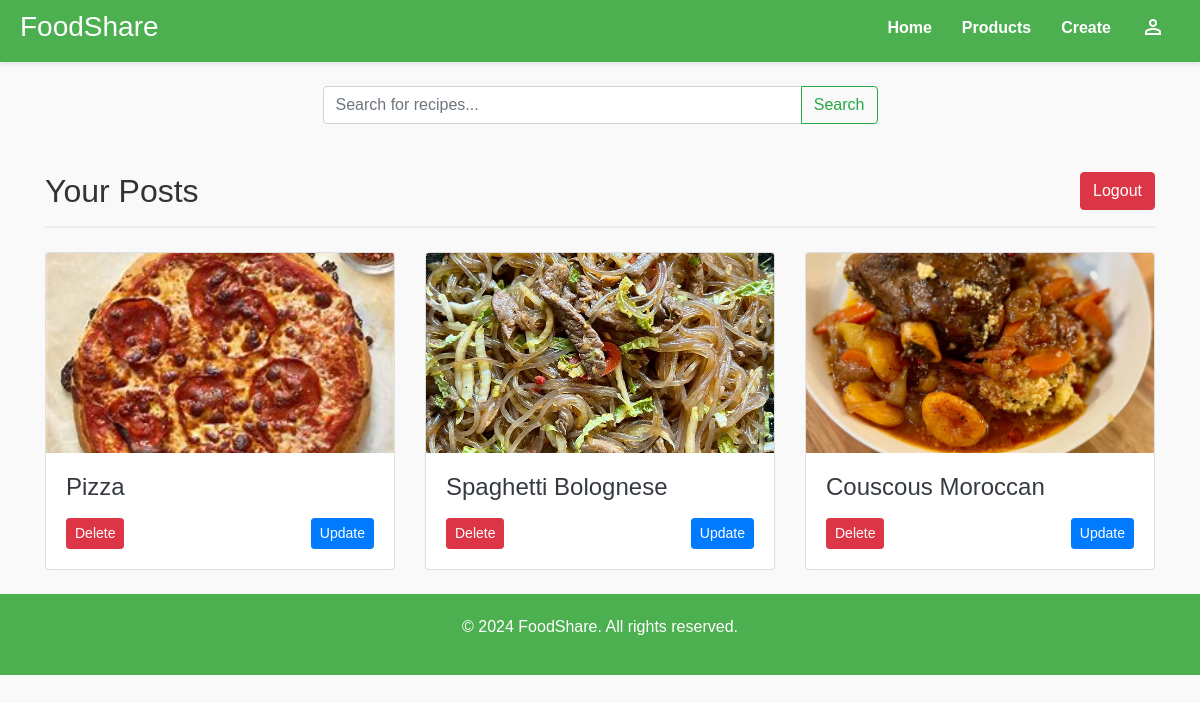
Page /account/profile/ (signed in) on the committed database.
### app/models.py (models this page shows, shortened)
class Food(models.Model):
    category = models.ForeignKey(Category, on_delete=models.CASCADE)
    user = models.ForeignKey(User, on_delete=models.CASCADE)
    title = models.CharField(max_length=150)
    slug = models.CharField(max_length=250, blank=True, null=True)
    description = models.TextField(max_length=500)
    story = models.TextField()
    cuisine = models.ForeignKey(Cuisine, on_delete=models.SET_NULL, blank=True, null=True)
    likes = models.ManyToManyField(User, related_name='liked_recipe', blank=True)
    thumbnail = models.ImageField(upload_to='thumbnail/')
    img = models.ImageField(upload_to='media/', blank=True, null=True)
    created_at = models.DateTimeField(auto_now_add=True)

### account/views.py (the view, shortened to what this page needs)
# urls.py: path('profile/', views.profile, name='profile'),
@login_required
def profile(request):
    search = request.GET.get('search')
    foods = Food.objects.filter(user=request.user)
    context = {
        'foods' : foods,
    }
    return render(request, 'registration/profile.html', context)

### app/models.py (called while the page is built)
    def is_active(self):
        return self.end_date > self.start_date

### account/templates/registration/profile.html (shortened to what this page needs)
{% extends 'pages/base.html' %}
{% block content %}
<div class="container mt-4">
    <form method="get" class="form-inline mb-5">
        <div class="input-group w-50 mx-auto">
            <input name="search" value="{{ search }}" class="form-control" type="search" placeholder="Search for recipes..." aria-label="Search">
            <div class="input-group-append">
                <button class="btn btn-outline-success" type="submit">
                     Search
                </button>
            </div>
        </div>
    </form>
    <div class="profile-header mb-4">
        <div class="d-flex align-items-center justify-content-between">
            <h2 class="mb-0">Your Posts</h2>
            <a class="btn btn-danger" href="{% url 'logout' %}">
                 Logout
            </a>
        </div>
    </div>
    <div class="row">
        {% for food in foods %}
            <div class="col-md-4 mb-4">
                <div class="card h-100 shadow-sm hover-shadow">
                    <a href="{% url 'food_detail' food.slug %}" class="food-image-link">
                        <img src="{{ food.thumbnail.url }}" alt="{{ food.title }}" class="card-img-top" style="height: 200px; object-fit: cover;">
                    </a>
                    <div class="card-body">
                        <div class="card-title">
                            <a href="{% url 'food_detail' food.slug %}" class="text-decoration-none">
                                <h4 class="text-dark mb-3">{{ food.title }}</h4>
                            </a>
                        </div>
                        {% if request.user %}
                            <div class="d-flex justify-content-between mt-3">
                                <a class="btn btn-danger btn-sm" href="{% url 'delete_food' food.slug %}">
                                     Delete
                                </a>
                                <a class="btn btn-primary btn-sm" href="{% url 'update_food' food.slug %}">
                                     Update
                                </a>
                            </div>
                        {% endif %}
                    </div>
                </div>
            </div>
        {% endfor %}
    </div>
</div>
{% endblock content %}

### app/static/css/style.css (style rules this page uses)
a { color: black; text-decoration: none; }
body { margin: 0; font-family: 'Arial', sans-serif; background-color: #f9f9f9; color: #333; line-height: 1.6; }
.hover-shadow { transition: all 0.3s ease; }

### account/templates/registration/profile.html (style rules this page uses)
.food-image-link { overflow: hidden; display: block; }
.food-image-link img { transition: transform 0.3s ease; }
.profile-header { border-bottom: 2px solid #eee; padding-bottom: 1rem; }

### rows in the picture
Food: thumbnail (picture), title "Pizza"
Food: thumbnail (picture), title "Spaghetti Bolognese"
Food: thumbnail (picture), title "Couscous Moroccan"
